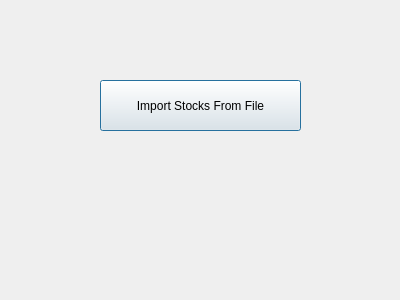
<?xml version="1.0" encoding="UTF-8"?>
<ui version="4.0">
 <class>NewGameFileManager</class>
 <widget class="QDialog" name="NewGameFileManager">
  <property name="geometry">
   <rect>
    <x>0</x>
    <y>0</y>
    <width>400</width>
    <height>300</height>
   </rect>
  </property>
  <property name="windowTitle">
   <string>Dialog</string>
  </property>
  <widget class="QPushButton" name="pushButton">
   <property name="geometry">
    <rect>
     <x>100</x>
     <y>80</y>
     <width>201</width>
     <height>51</height>
    </rect>
   </property>
   <property name="text">
    <string>Import Stocks From File</string>
   </property>
  </widget>
 </widget>
 <resources/>
 <connections/>
</ui>
